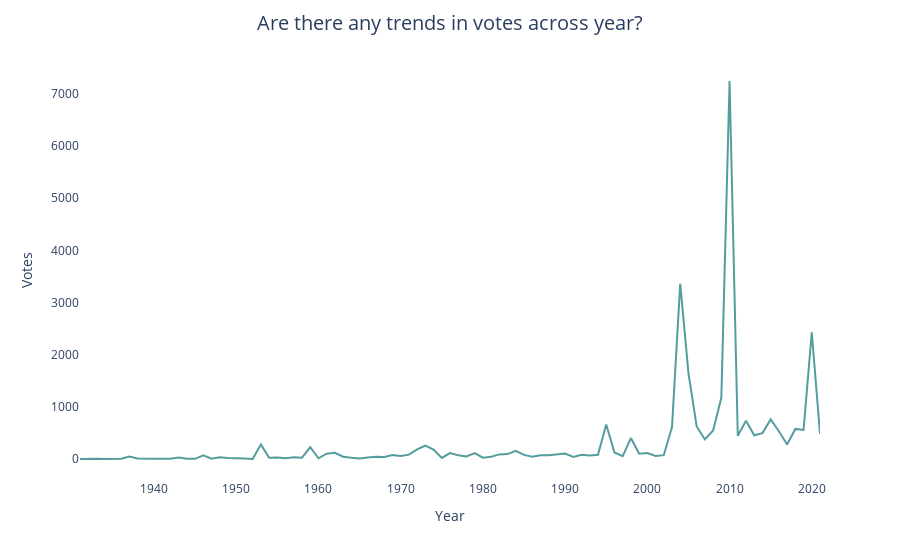

Notebook cell for this chart:
### Code cell
# Group data by Year and calculate the average rating
average_rating_by_year = df.groupby('Year')['Votes'].mean().reset_index()

# Create the line plot with Plotly Express
fig = px.line(average_rating_by_year, x='Year', y='Votes', color_discrete_sequence=['#559C9E'])
fig.update_layout(title='Are there any trends in votes across year?', title_x=0.5, title_pad=dict(t=20), title_font=dict(size=20), xaxis_title='Year', yaxis_title='Votes', xaxis=dict(showgrid=False), yaxis=dict(showgrid=False), plot_bgcolor = 'white')
fig.show()

### Figure 1 — Plotly figure (JSON) as saved in the notebook; plotly's stock layout.template omitted (floating-point values rounded to 4 significant figures)
{"data": [{"hovertemplate": "Year=%{x}<br>Votes=%{y}<extra></extra>", "legendgroup": "", "line": {"color": "#559C9E", "dash": "solid"}, "marker": {"symbol": "circle"}, "mode": "lines", "name": "", "orientation": "v", "showlegend": false, "type": "scatter", "x": [1931, 1932, 1933, 1934, 1935, 1936, 1937, 1938, 1940, 1941, 1942, 1943, 1944, 1945, 1946, 1947, 1948, 1949, 1950, 1951, 1952, 1953, 1954, 1955, 1956, 1957, 1958, 1959, 1960, 1961, 1962, 1963, 1964, 1965, 1966, 1967, 1968, 1969, 1970, 1971, 1972, 1973, 1974, 1975, 1976, 1977, 1978, 1979, 1980, 1981, 1982, 1983, 1984, 1985, 1986, 1987, 1988, 1989, 1990, 1991, 1992, 1993, 1994, 1995, 1996, 1997, 1998, 1999, 2000, 2001, 2002, 2003, 2004, 2005, 2006, 2007, 2008, 2009, 2010, 2011, 2012, 2013, 2014, 2015, 2016, 2017, 2018, 2019, 2020, 2021], "xaxis": "x", "y": [6, 13, 10, 5, 13, 11.33, 52.83, 13, 9.333, 13.67, 10, 32.6, 8, 8, 76, 12, 38.67, 23, 11, 12.2, 7, 285, 28.25, 35.5, 18.86, 36.33, 30.33, 229.9, 19, 106.8, 124, 49, 29.17, 13, 34.43, 47.6, 42.82, 82.83, 62.33, 88.85, 190.1, 262.4, 186.9, 25.09, 119.3, 77.33, 52.5, 116.8, 31.39, 47.3, 93.19, 98.47, 163.2, 83.46, 48.21, 75.38, 75.13, 92.7, 108.9, 44.81, 84.64, 70.25, 84.86, 667.5, 129.2, 57.52, 406.1, 104.4, 118.3, 62.74, 78.53, 615.2, 3362.0, 1651.0, 628.7, 380, 550, 1177.0, 7245.0, 450.4, 739.4, 460.0, 500.3, 762.3, 536.9, 282.7, 581.4, 561.5, 2432.0, 488.7], "yaxis": "y"}], "layout": {"legend": {"tracegroupgap": 0}, "margin": {"t": 60}, "plot_bgcolor": "white", "title": {"font": {"size": 20}, "pad": {"t": 20}, "text": "Are there any trends in votes across year?", "x": 0.5}, "xaxis": {"anchor": "y", "domain": [0, 1], "showgrid": false, "title": {"text": "Year"}}, "yaxis": {"anchor": "x", "domain": [0, 1], "showgrid": false, "title": {"text": "Votes"}}}}
